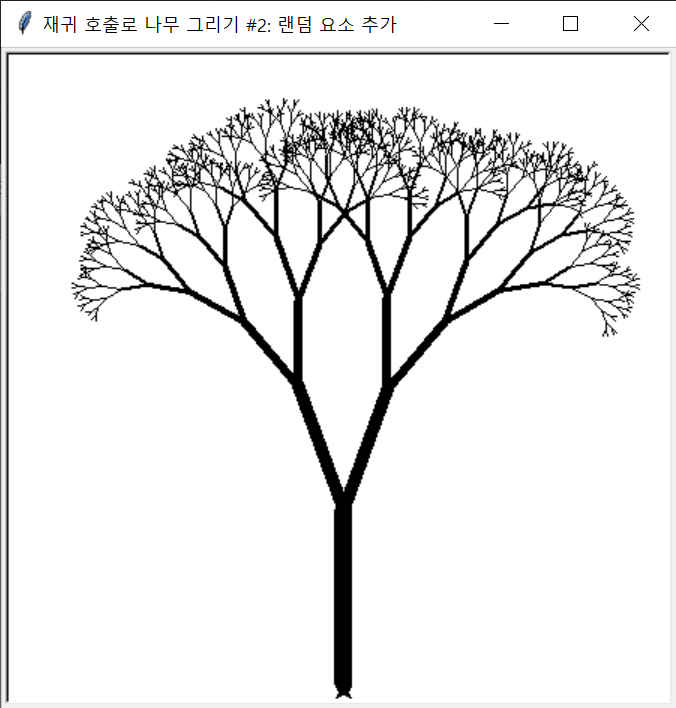

Write Python code to recreate this figure.
"""
재귀 호출로 나무를 그리되, 가지 길이에 약간의 난수를 섞어
더 자연스러운 나무 모양을 만드는 예제.

`tree1.py`에서는 모든 가지가 같은 비율로 정확히 줄어들었기 때문에
전체 모양이 규칙적이고 대칭적으로 보였다.
이 파일은 각 가지 길이에 작은 무작위 변화를 주어,
실제 나무처럼 조금씩 다른 길이와 균형을 가지게 만든다.

즉, 기본 재귀 구조는 그대로 유지하면서
"같은 규칙에 작은 변화를 더하면 훨씬 자연스러운 결과가 나온다"는 점을 보여준다.
"""

import turtle as t
import random

# 가지가 좌우로 갈라질 때 사용하는 기본 회전 각도
ANGLE = 20

# 가지 길이가 이 값보다 짧아지면 더 이상 갈라지지 않는다.
MIN_LENGTH = 5

# 다음 단계 가지는 현재 가지 길이의 70%로 줄어든다.
REDUCE_RATE = 0.7

# 가지 길이에 비례해 펜 두께를 정하기 위한 비율
WIDTH_RATE = 0.1

# 가지 길이에 곱할 난수 비율의 최솟값과 최댓값
RANDOM_RATE_MIN = 0.9
RANDOM_RATE_MAX = 1.1

def tree(length):
	# 각 가지 길이에 약간의 랜덤 비율을 곱해 매번 조금 다른 길이가 나오게 한다.
	rate = random.uniform(RANDOM_RATE_MIN, RANDOM_RATE_MAX)

	# 실제로 이번 호출에서 사용할 가지 길이
	len = length * rate

	# 길이에 비례해 굵기를 조절하면 굵은 줄기와 가는 가지가 자연스럽게 표현된다.
	t.width(len * WIDTH_RATE)

	# 현재 길이만큼 앞으로 이동하며 줄기 또는 가지를 그린다.
	t.forward(len)

	# 충분히 긴 가지라면 좌우로 다시 갈라지게 한다.
	if len > MIN_LENGTH:
		# 하위 가지는 현재 가지보다 더 짧아진다.
		sub = len * REDUCE_RATE

		# 왼쪽 가지를 그린다.
		t.left(ANGLE)
		tree(sub)

		# 오른쪽 가지를 그리기 위해 반대쪽으로 회전한다.
		t.right(2 * ANGLE)
		tree(sub)

		# 상위 가지의 방향을 유지하기 위해 원래 각도로 되돌린다.
		t.left(ANGLE)

	# 이 호출의 시작 위치로 되돌아가야 상위 줄기에서 다른 가지를 이어 그릴 수 있다.
	t.backward(len)


# 그리는 과정을 빠르게 보기 위해 최고 속도로 설정한다.
t.speed(0)

# 창 제목을 설정한다.
t.title("재귀 호출로 나무 그리기 #2: 랜덤 요소 추가")

# 화면 아래쪽에서 시작해 나무가 위로 자라도록 시작 위치와 방향을 잡는다.
t.penup()
t.goto(0, -200)
t.pendown()
t.setheading(90)

# 길이 120인 줄기에서 시작해 재귀적으로 나무 전체를 그린다.
tree(120)

t.exitonclick()  # 창을 클릭하면 종료
